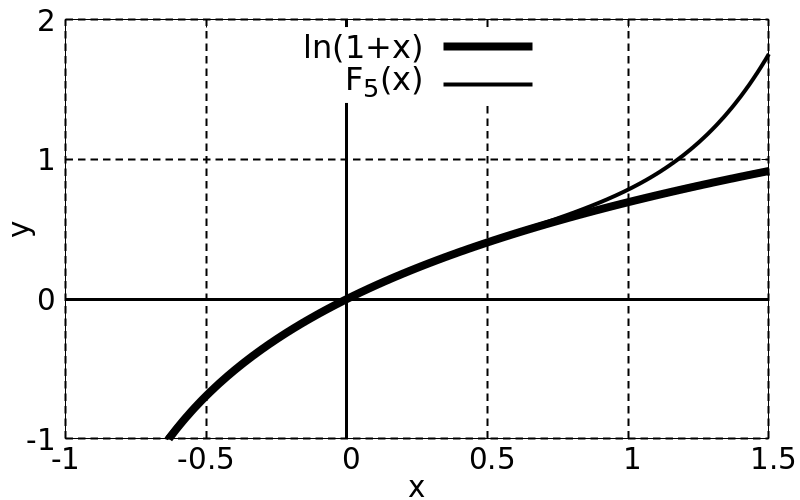

Here is the gnuplot script that generated this plot:
load "template/function-plot.gnuplot"

set key top center

set xrange [-1:1.5]
set yrange [-1:2]

set xtics 0.5
set ytics 1

fn(x,n) = (-1)**(n+1.0) / (1.0*n) * x**n 

plot \
  log(1+x) lc 0 lw 8 title "ln(1+x)", \
  sum [k=1:5] fn(x,k) lc 0 lw 4 title "F_5(x)"
